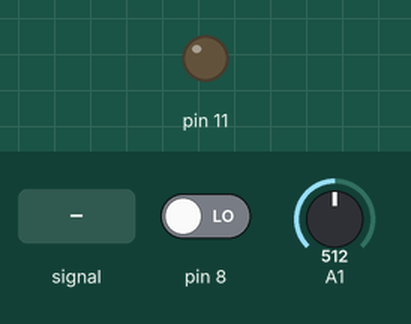
Simulated run of this sketch. Board: Arduino Uno, built with avr-gcc and run on an emulated ATmega328P. Shown: output pins drawn as LEDs (lit = HIGH). Dashed ring = blinking. Inputs (shaded band) come from the test bench; at power-on: pin 8 LOW, A1 = 512.

Above: at 1.2 s.
1.3 s: pin 8 driven HIGH
At 1.4 s:
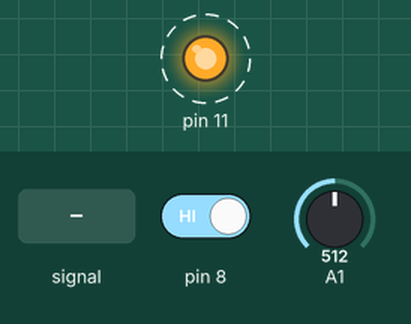
4.3 s: A1 fed a 2 Hz sine of ±306 counts around its level
7.3 s: A1 set to 487
9.0 s: A1 set to 510
At 9.3 s:
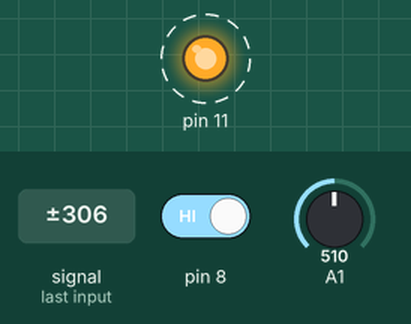
12.0 s: A1 set to 490
Timing chart, 0 to 14.7 s (numbered marks = the images above; inputs shaded):
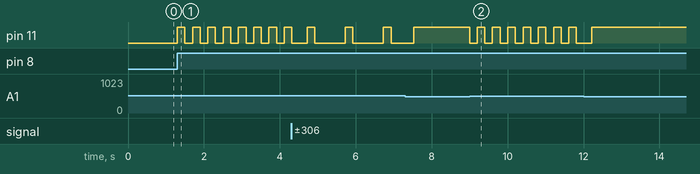

Measured:
- after the input at 1.3 s, pin 11: alternates HIGH for 0.20 s and LOW for 0.20 s, starting at once
- after the input at 9.0 s, pin 11: alternates HIGH for 0.20 s and LOW for 0.20 s, starting at once

The sketch:

ModeAcceptance.ino
```cpp
// Code generated by ArduinoML
// Structural concepts
void setup() {
	pinMode(1, INPUT);
	pinMode(11, OUTPUT);
	pinMode(8, INPUT);
}

//Behavioral concepts
long time=0;
long debounce = 200;
long analog=0;

void mode_m1() {
	//initial state
	state_m1_off();
}

void m1_to_m2(){
	boolean guard = millis() - time > debounce;
	if( analogRead(1) >= 500 && guard ) {
		time = millis();
		mode_m2();
	}
}
void state_m1_off() {
	digitalWrite(11, LOW);
	boolean guard = millis() - time > debounce;
	m1_to_m2();
	if( digitalRead(8) == HIGH && guard ) {
		time = millis();
		state_m1_on();
	}
	else {
		state_m1_off();
	}
}

void state_m1_on() {
	digitalWrite(11, HIGH);
	boolean guard = millis() - time > debounce;
	m1_to_m2();
	if( digitalRead(8) == LOW && guard ) {
		time = millis();
		state_m1_off();
	}
	else {
		state_m1_on();
	}
}

void mode_m2() {
	//initial state
	state_m2_off();
}

void m2_to_m1(){
	boolean guard = millis() - time > debounce;
	if( analogRead(1) < 500 && guard ) {
		time = millis();
		mode_m1();
	}
}
void state_m2_off() {
	digitalWrite(11, LOW);
	boolean guard = millis() - time > debounce;
	m2_to_m1();
	if( digitalRead(8) == HIGH && guard ) {
		time = millis();
		state_m2_on();
	}
	else {
		state_m2_off();
	}
}

void state_m2_on() {
	digitalWrite(11, HIGH);
	boolean guard = millis() - time > debounce;
	m2_to_m1();
	if( digitalRead(8) == HIGH && guard ) {
		time = millis();
		state_m2_off();
	}
	else {
		state_m2_on();
	}
}

void loop() {mode_m1();} // Entering init mode
```
